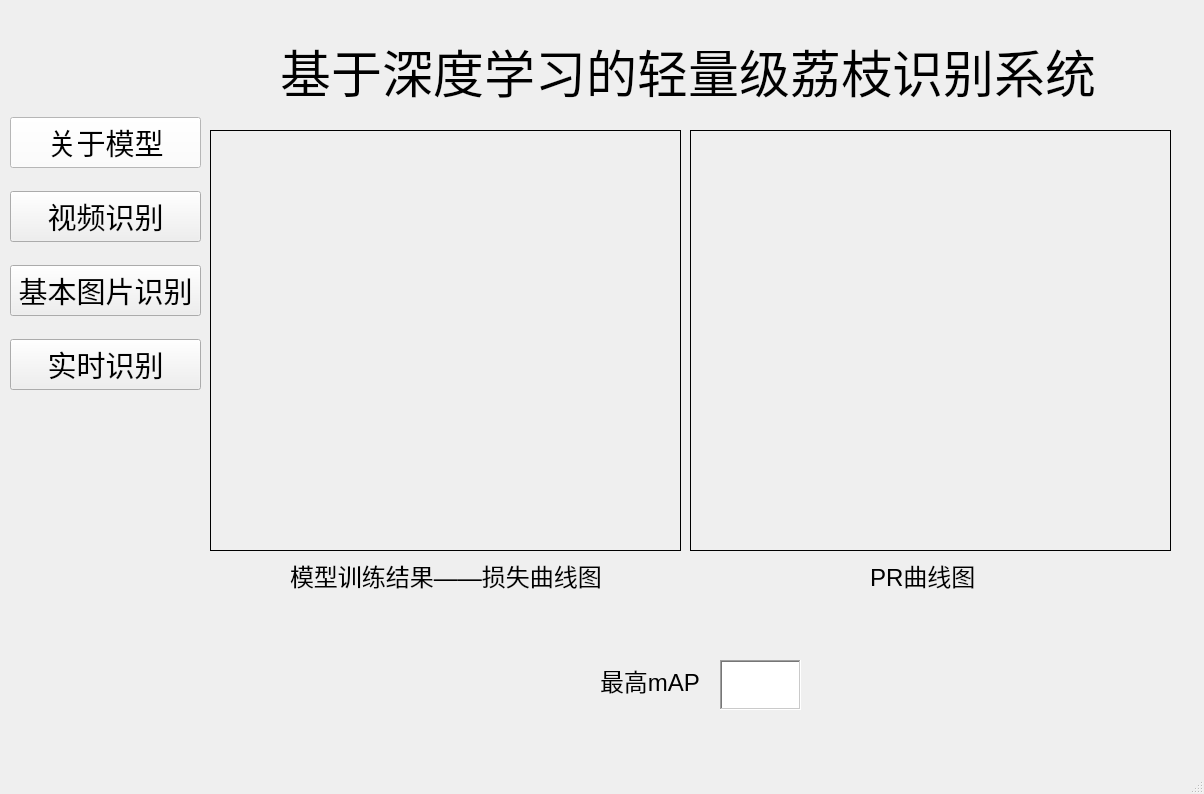
<?xml version="1.0" encoding="UTF-8"?>
<ui version="4.0">
 <class>MainWindow</class>
 <widget class="QMainWindow" name="MainWindow">
  <property name="geometry">
   <rect>
    <x>0</x>
    <y>0</y>
    <width>1204</width>
    <height>794</height>
   </rect>
  </property>
  <property name="windowTitle">
   <string>MainWindow</string>
  </property>
  <widget class="QWidget" name="centralwidget">
   <widget class="QLabel" name="label">
    <property name="geometry">
     <rect>
      <x>210</x>
      <y>130</y>
      <width>471</width>
      <height>421</height>
     </rect>
    </property>
    <property name="frameShape">
     <enum>QFrame::Box</enum>
    </property>
    <property name="text">
     <string/>
    </property>
   </widget>
   <widget class="QLabel" name="label_2">
    <property name="geometry">
     <rect>
      <x>290</x>
      <y>530</y>
      <width>321</width>
      <height>91</height>
     </rect>
    </property>
    <property name="font">
     <font>
      <pointsize>18</pointsize>
     </font>
    </property>
    <property name="text">
     <string>模型训练结果——损失曲线图</string>
    </property>
   </widget>
   <widget class="QLabel" name="label_3">
    <property name="geometry">
     <rect>
      <x>600</x>
      <y>650</y>
      <width>141</width>
      <height>61</height>
     </rect>
    </property>
    <property name="font">
     <font>
      <pointsize>18</pointsize>
     </font>
    </property>
    <property name="text">
     <string>最高mAP</string>
    </property>
   </widget>
   <widget class="QLabel" name="label_5">
    <property name="geometry">
     <rect>
      <x>690</x>
      <y>130</y>
      <width>481</width>
      <height>421</height>
     </rect>
    </property>
    <property name="frameShape">
     <enum>QFrame::Box</enum>
    </property>
    <property name="text">
     <string/>
    </property>
   </widget>
   <widget class="QLabel" name="label_6">
    <property name="geometry">
     <rect>
      <x>870</x>
      <y>550</y>
      <width>131</width>
      <height>51</height>
     </rect>
    </property>
    <property name="font">
     <font>
      <pointsize>18</pointsize>
     </font>
    </property>
    <property name="text">
     <string>PR曲线图</string>
    </property>
   </widget>
   <widget class="QLabel" name="label_7">
    <property name="geometry">
     <rect>
      <x>280</x>
      <y>40</y>
      <width>821</width>
      <height>61</height>
     </rect>
    </property>
    <property name="font">
     <font>
      <pointsize>38</pointsize>
     </font>
    </property>
    <property name="text">
     <string>基于深度学习的轻量级荔枝识别系统</string>
    </property>
   </widget>
   <widget class="QTextBrowser" name="textBrowser">
    <property name="geometry">
     <rect>
      <x>720</x>
      <y>660</y>
      <width>81</width>
      <height>50</height>
     </rect>
    </property>
    <property name="font">
     <font>
      <pointsize>22</pointsize>
     </font>
    </property>
    <property name="frameShape">
     <enum>QFrame::WinPanel</enum>
    </property>
    <property name="readOnly">
     <bool>true</bool>
    </property>
   </widget>
   <widget class="QWidget" name="layoutWidget">
    <property name="geometry">
     <rect>
      <x>10</x>
      <y>100</y>
      <width>191</width>
      <height>311</height>
     </rect>
    </property>
    <layout class="QVBoxLayout" name="verticalLayout">
     <item>
      <widget class="QPushButton" name="pushButton_4">
       <property name="font">
        <font>
         <pointsize>22</pointsize>
        </font>
       </property>
       <property name="styleSheet">
        <string notr="true">background-color: rgb(255, 255, 255);</string>
       </property>
       <property name="text">
        <string>关于模型</string>
       </property>
      </widget>
     </item>
     <item>
      <widget class="QPushButton" name="pushButton">
       <property name="font">
        <font>
         <pointsize>22</pointsize>
        </font>
       </property>
       <property name="text">
        <string>视频识别</string>
       </property>
      </widget>
     </item>
     <item>
      <widget class="QPushButton" name="pushButton_2">
       <property name="font">
        <font>
         <pointsize>22</pointsize>
        </font>
       </property>
       <property name="text">
        <string>基本图片识别</string>
       </property>
      </widget>
     </item>
     <item>
      <widget class="QPushButton" name="pushButton_3">
       <property name="font">
        <font>
         <pointsize>22</pointsize>
        </font>
       </property>
       <property name="text">
        <string>实时识别</string>
       </property>
      </widget>
     </item>
    </layout>
    <zorder>pushButton_2</zorder>
    <zorder>pushButton_3</zorder>
    <zorder>pushButton</zorder>
    <zorder>pushButton_4</zorder>
   </widget>
  </widget>
  <widget class="QMenuBar" name="menubar">
   <property name="geometry">
    <rect>
     <x>0</x>
     <y>0</y>
     <width>1204</width>
     <height>23</height>
    </rect>
   </property>
  </widget>
  <widget class="QStatusBar" name="statusbar"/>
 </widget>
 <resources/>
 <connections/>
</ui>
